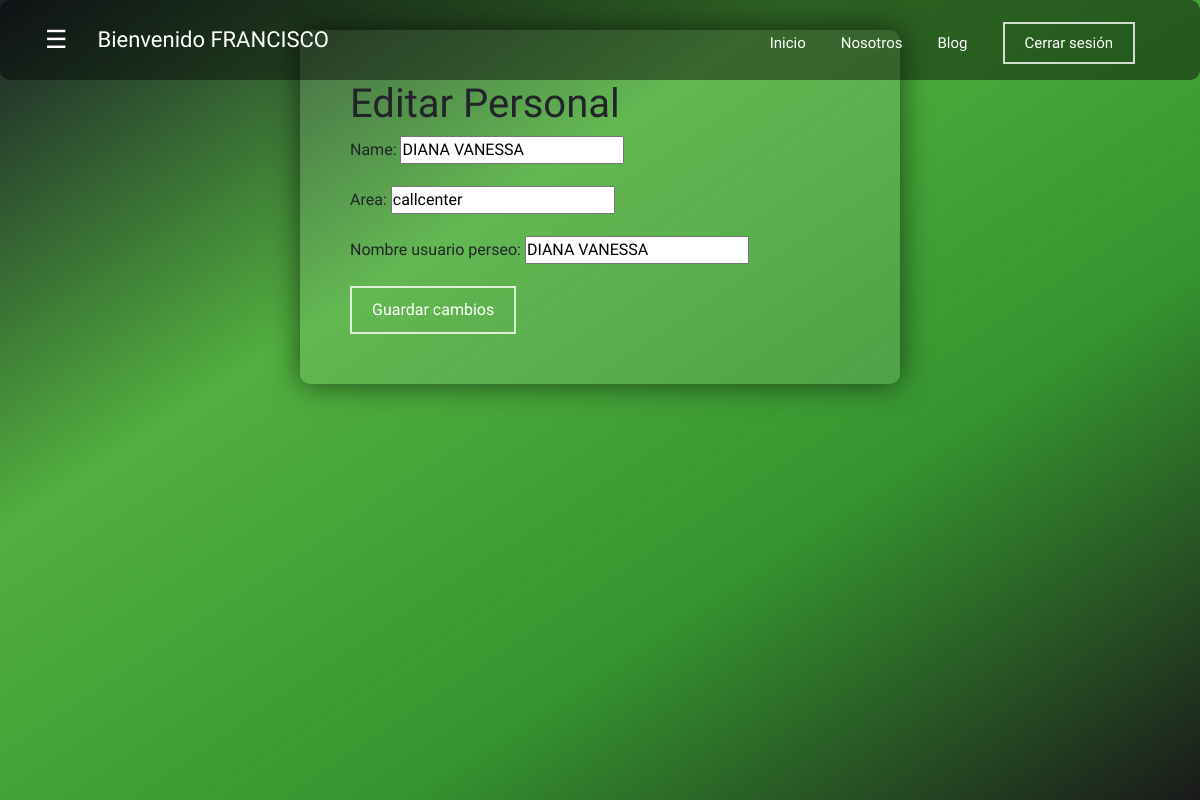
The app's page /personal_editar/3/ (signed in) with its own data.
### sisrep/core/models.py (models this page shows, shortened)
class Personal(models.Model):
    name = models.CharField(max_length=100)
    area = models.CharField(max_length=100)
    nombre_usuario_perseo = models.CharField(max_length=100, blank=True, null=True)  # Permite valores vacíos y nulos

### sisrep/core/views.py (the view)
# urls.py: path('personal_editar/<int:personal_id>/', editar_personal, name='personal_editar'),
def editar_personal(request, personal_id):
    personal = get_object_or_404(Personal, id=personal_id)
    if request.method == 'POST':
        form = PersonalForm(request.POST, instance=personal)
        if form.is_valid():
            form.save()
            return redirect('personalcc')
    else:
        form = PersonalForm(instance=personal)
    return render(request, 'core/personal_editar.html', {'form': form})

### sisrep/core/forms.py
class PersonalForm(forms.ModelForm):
    class Meta:
        model = Personal
        fields = '__all__'  # Esto ahora incluirá el nuevo campo

### sisrep/core/templates/core/personal_editar.html (shortened to what this page needs)
<!DOCTYPE html>
<html lang="es">
<head>
</head>
    {% extends "core/base.html" %}
	{% load static %}
    	{% block content %}
			{% if request.user.is_authenticated %}
            <header class="header">
				<div class="container">
					<div class="btn-menu">
						<label for="btn-menu">☰</label>
					</div>
					<div class="logo">
						<h4>Bienvenido {{ user.username | upper }}</h4>
					</div>
					<nav class="menu">
						<a href="#">Inicio</a>
						<a href="#">Nosotros</a>
						<a href="#">Blog</a>
						<a>
							<form action="{% url 'logout' %}" method="post">
								<button type="submit">Cerrar sesión</button>
							</form>
						</a>
					</nav>
				</div>
			</header>
			<div class="capa"></div>
            <body>
                <div class="containerAgregarPersonal">
                    <h1>Editar Personal</h1>
                    <form method="post">
                        {{ form.as_p }}
                        <button type="submit">Guardar cambios</button>
                    </form>
                </div>
            </body>
			{% endif %}
		{% endblock %}

### sisrep/core/static/core/css/styleb.css (style rules this page uses)
* { margin: 0; padding: 0; box-sizing: border-box; font-family: 'Montserrat Alternates', sans-serif; }
body { background-blend-mode: overlay; background-size: 100vw 100vh; font-family: "Helvetica Neue", Helvetica, Arial, sans-serif; }
.capa { position: fixed; width: 100%; height: 100vh; background-image: linear-gradient(to bottom right, #1b2127, #2d9f16d2, #087c00d0, rgba(0, 0, 0, 0.897)); z-index: -1; top: 0;left: 0; }
.header { width: 100%; height: 80px; position:fixed; top: 0;left: 0; background-color: #00000070; border-radius: 10px; }
.container { width: 90%; max-width: 1200px; margin: auto; display: flex; align-items: center; justify-content: space-between; }
.btn-menu { color: #fff; line-height: 80px; }
.btn-menu label { color: #ffffff; font-size: 25px; cursor: pointer; }
.logo { display: flex; align-items: center; margin-right: auto; }
.logo h4 { color: #ffffff; font-weight: 400; font-size: 22px; margin-left: 10px; }
.menu { display: flex; align-items: center; margin-left: auto; margin-right: 0; }
.menu a { display: inline-block; padding: 15px; line-height: normal; text-decoration: none; color: #ffffff; transition: all 0.3s ease; border-bottom: 2px solid transparent; font-size: 15px; margin-right: 5px; }
button { background-color: transparent; border: 2px solid #ffffffc8; color: #ffffff; padding: 10px 20px; font-size: 13px; cursor: pointer; border-radius: 12px; transition: background-color 0.3s ease, color 0.3s ease; }
.btn-menu label { margin-right: 20px; }
.containerAgregarPersonal { margin: 30px auto; width: 50%; max-width: 750px; background-color: #ffffff1a; padding: 50px; border-radius: 10px; box-shadow: 0 0 30px rgba(0, 0, 0, 0.607); }

### records on screen
Personal: name "DIANA VANESSA", area "callcenter", nombre_usuario_perseo "DIANA VANESSA"

### other values on screen
{{ user.username | upper }} "FRANCISCO"
